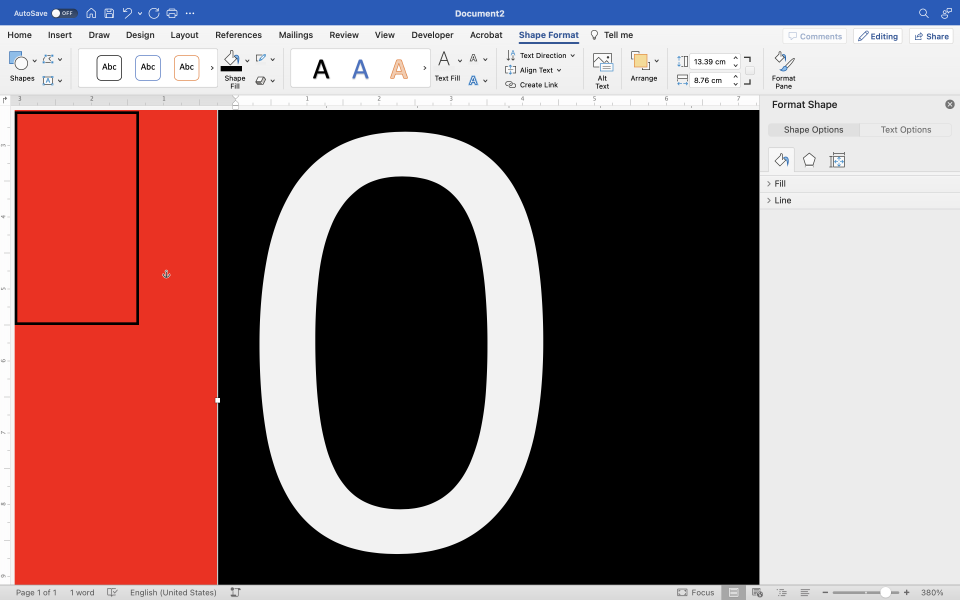
#> input picture numbers/0.png, 2880 x 1800 px (shown at 1/3 size); its folder holds 4 pictures in this run
$ python main.py
#> lines starting #> are read from the running program, lines starting #| are printed output that depends on the picture
## Want to crop the image and convert to bmp
## Then save the image to a folder

import cv2
import numpy as np
import os

for i in range(10):

    # Read the image
    path = str(i) + '.png'
    img = cv2.imread(path)
#> img is the input picture: shape (1800, 2880, 3); mean B, G, R 116.1, 114.7, 142.7

    # Crop the image
    #crop_img = img[160:530, 420:1018]
    crop_img = img[350:1700, 670:1730]
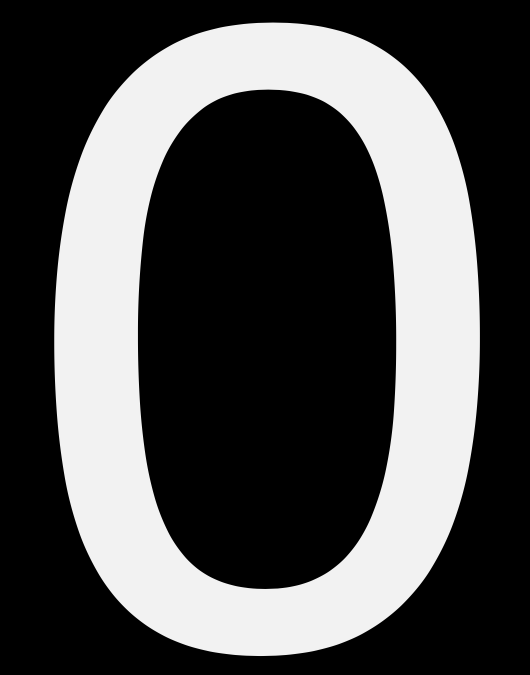
#> crop_img: shape (1350, 1060, 3) (shown at 1/2 size); min 0, max 242, mean 79.3

    # Convert to bmp
    final_path = str(i)+'.bmp'
    cv2.imwrite(final_path, crop_img)
#> pass 2 of the loop `for i in range(10):`:
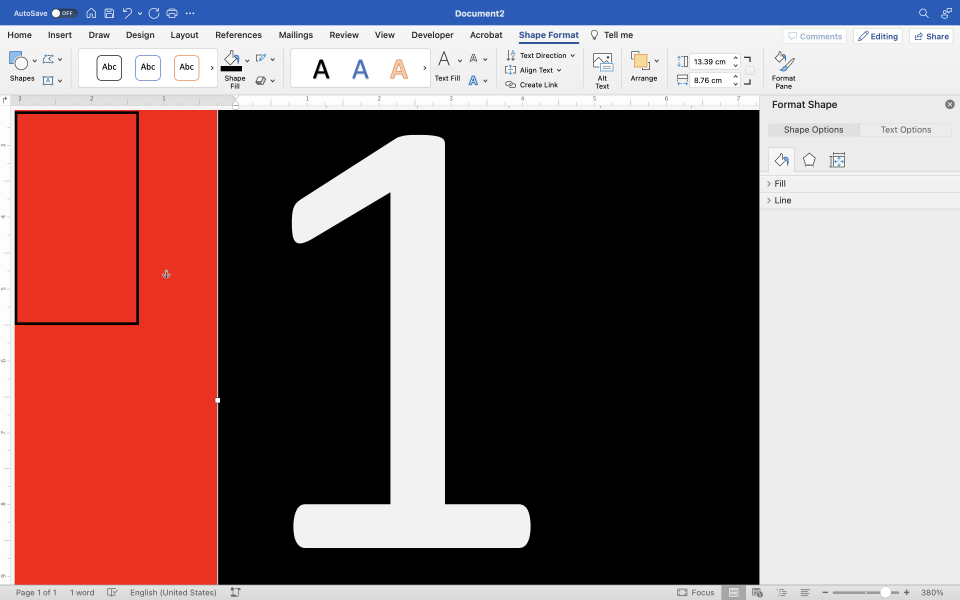
#> input picture numbers/1.png, 2880 x 1800 px (shown at 1/3 size)
#> img is the input picture: shape (1800, 2880, 3); mean B, G, R 108.9, 107.5, 135.5
#> `crop_img = img[350:1700, 670:1730]`:
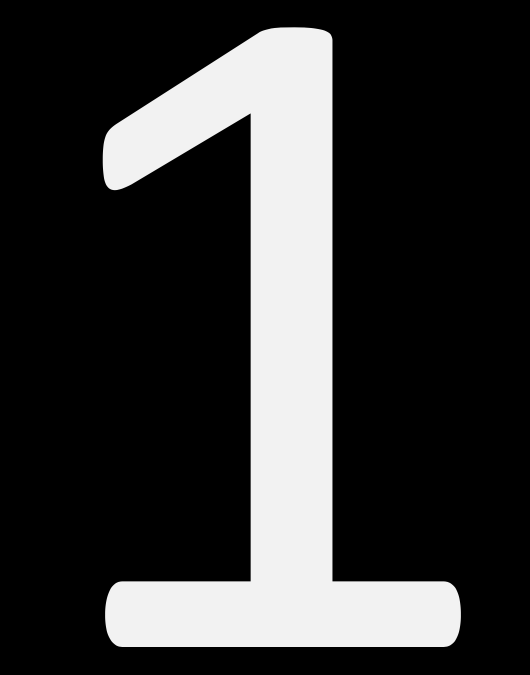
#> crop_img: shape (1350, 1060, 3) (shown at 1/2 size); min 0, max 242, mean 53.1
#> pass 3 of the loop `for i in range(10):`:
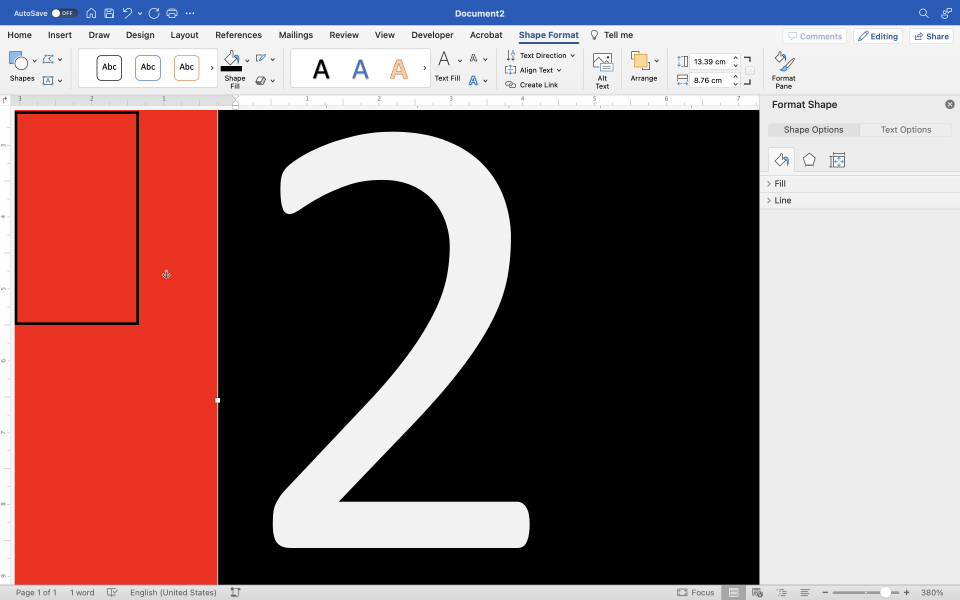
#> input picture numbers/2.png, 2880 x 1800 px (shown at 1/3 size)
#> img is the input picture: shape (1800, 2880, 3); mean B, G, R 111.7, 110.3, 138.3
#> `crop_img = img[350:1700, 670:1730]`:
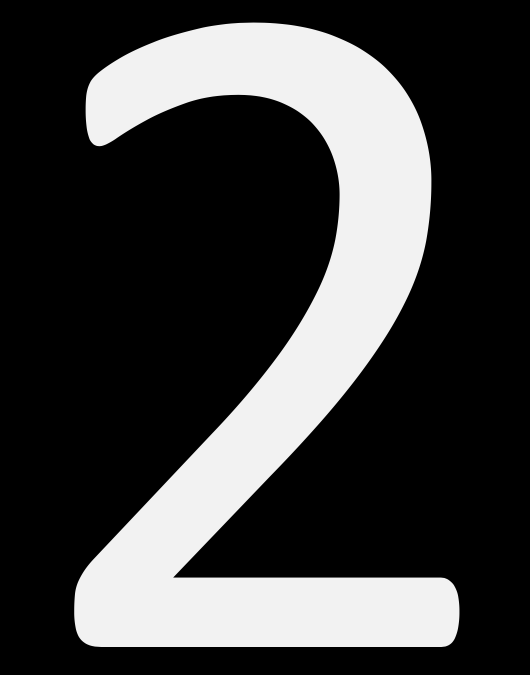
#> crop_img: shape (1350, 1060, 3) (shown at 1/2 size); min 0, max 242, mean 63.3
#> (the run stopped early here; a loop or call above may not have finished)
